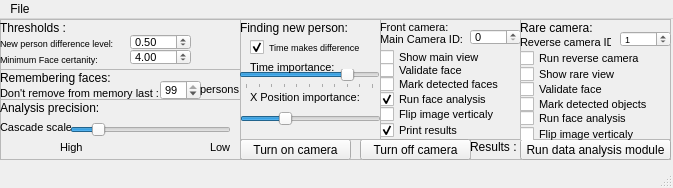
<?xml version="1.0" encoding="UTF-8"?>
<ui version="4.0">
 <class>MainWindow</class>
 <widget class="QMainWindow" name="MainWindow">
  <property name="geometry">
   <rect>
    <x>0</x>
    <y>0</y>
    <width>673</width>
    <height>188</height>
   </rect>
  </property>
  <property name="font">
   <font>
    <pointsize>9</pointsize>
    <kerning>true</kerning>
   </font>
  </property>
  <property name="windowTitle">
   <string>PartyMeter</string>
  </property>
  <widget class="QWidget" name="centralwidget">
   <widget class="QFrame" name="frame_2">
    <property name="geometry">
     <rect>
      <x>0</x>
      <y>0</y>
      <width>241</width>
      <height>51</height>
     </rect>
    </property>
    <property name="frameShape">
     <enum>QFrame::StyledPanel</enum>
    </property>
    <property name="frameShadow">
     <enum>QFrame::Raised</enum>
    </property>
    <widget class="QLabel" name="label_4">
     <property name="geometry">
      <rect>
       <x>0</x>
       <y>0</y>
       <width>171</width>
       <height>17</height>
      </rect>
     </property>
     <property name="text">
      <string>Thresholds :</string>
     </property>
    </widget>
    <widget class="QLabel" name="label_6">
     <property name="geometry">
      <rect>
       <x>0</x>
       <y>25</y>
       <width>121</width>
       <height>31</height>
      </rect>
     </property>
     <property name="font">
      <font>
       <pointsize>7</pointsize>
      </font>
     </property>
     <property name="text">
      <string>Minimum Face certanity:</string>
     </property>
    </widget>
    <widget class="QDoubleSpinBox" name="doubleSpinBox_2">
     <property name="geometry">
      <rect>
       <x>130</x>
       <y>30</y>
       <width>61</width>
       <height>16</height>
      </rect>
     </property>
     <property name="font">
      <font>
       <pointsize>8</pointsize>
      </font>
     </property>
     <property name="value">
      <double>4.000000000000000</double>
     </property>
    </widget>
    <widget class="QLabel" name="label_21">
     <property name="geometry">
      <rect>
       <x>0</x>
       <y>16</y>
       <width>131</width>
       <height>16</height>
      </rect>
     </property>
     <property name="font">
      <font>
       <pointsize>7</pointsize>
      </font>
     </property>
     <property name="text">
      <string>New person difference level:</string>
     </property>
    </widget>
    <widget class="QDoubleSpinBox" name="doubleSpinBox_7">
     <property name="geometry">
      <rect>
       <x>130</x>
       <y>15</y>
       <width>61</width>
       <height>16</height>
      </rect>
     </property>
     <property name="font">
      <font>
       <pointsize>8</pointsize>
      </font>
     </property>
     <property name="value">
      <double>0.500000000000000</double>
     </property>
    </widget>
   </widget>
   <widget class="QFrame" name="frame_3">
    <property name="geometry">
     <rect>
      <x>380</x>
      <y>0</y>
      <width>141</width>
      <height>121</height>
     </rect>
    </property>
    <property name="font">
     <font>
      <pointsize>8</pointsize>
     </font>
    </property>
    <property name="frameShape">
     <enum>QFrame::StyledPanel</enum>
    </property>
    <property name="frameShadow">
     <enum>QFrame::Raised</enum>
    </property>
    <widget class="QLabel" name="label_10">
     <property name="geometry">
      <rect>
       <x>0</x>
       <y>10</y>
       <width>91</width>
       <height>21</height>
      </rect>
     </property>
     <property name="text">
      <string>Main Camera ID:</string>
     </property>
    </widget>
    <widget class="QSpinBox" name="spinBox_3">
     <property name="geometry">
      <rect>
       <x>90</x>
       <y>10</y>
       <width>51</width>
       <height>16</height>
      </rect>
     </property>
    </widget>
    <widget class="QLabel" name="label_11">
     <property name="geometry">
      <rect>
       <x>0</x>
       <y>0</y>
       <width>81</width>
       <height>17</height>
      </rect>
     </property>
     <property name="text">
      <string>Front camera:</string>
     </property>
    </widget>
    <widget class="QCheckBox" name="checkBox">
     <property name="geometry">
      <rect>
       <x>0</x>
       <y>30</y>
       <width>141</width>
       <height>16</height>
      </rect>
     </property>
     <property name="font">
      <font>
       <pointsize>8</pointsize>
      </font>
     </property>
     <property name="text">
      <string>Show main view</string>
     </property>
     <property name="checked">
      <bool>false</bool>
     </property>
    </widget>
    <widget class="QCheckBox" name="checkBox_2">
     <property name="geometry">
      <rect>
       <x>0</x>
       <y>36</y>
       <width>131</width>
       <height>31</height>
      </rect>
     </property>
     <property name="font">
      <font>
       <pointsize>8</pointsize>
      </font>
     </property>
     <property name="text">
      <string>Validate face</string>
     </property>
     <property name="checked">
      <bool>false</bool>
     </property>
    </widget>
    <widget class="QCheckBox" name="checkBox_3">
     <property name="geometry">
      <rect>
       <x>0</x>
       <y>55</y>
       <width>141</width>
       <height>21</height>
      </rect>
     </property>
     <property name="font">
      <font>
       <pointsize>8</pointsize>
      </font>
     </property>
     <property name="text">
      <string>Mark detected faces</string>
     </property>
     <property name="checked">
      <bool>false</bool>
     </property>
    </widget>
    <widget class="QCheckBox" name="checkBox_10">
     <property name="geometry">
      <rect>
       <x>0</x>
       <y>85</y>
       <width>131</width>
       <height>21</height>
      </rect>
     </property>
     <property name="font">
      <font>
       <pointsize>8</pointsize>
      </font>
     </property>
     <property name="text">
      <string>Flip image verticaly</string>
     </property>
    </widget>
    <widget class="QCheckBox" name="checkBox_12">
     <property name="geometry">
      <rect>
       <x>0</x>
       <y>70</y>
       <width>121</width>
       <height>20</height>
      </rect>
     </property>
     <property name="font">
      <font>
       <pointsize>8</pointsize>
      </font>
     </property>
     <property name="text">
      <string>Run face analysis</string>
     </property>
     <property name="checked">
      <bool>true</bool>
     </property>
    </widget>
    <widget class="QCheckBox" name="checkBox_13">
     <property name="geometry">
      <rect>
       <x>0</x>
       <y>100</y>
       <width>97</width>
       <height>22</height>
      </rect>
     </property>
     <property name="text">
      <string>Print results</string>
     </property>
     <property name="checked">
      <bool>true</bool>
     </property>
    </widget>
   </widget>
   <widget class="QFrame" name="frame_4">
    <property name="geometry">
     <rect>
      <x>240</x>
      <y>120</y>
      <width>231</width>
      <height>21</height>
     </rect>
    </property>
    <property name="frameShape">
     <enum>QFrame::StyledPanel</enum>
    </property>
    <property name="frameShadow">
     <enum>QFrame::Raised</enum>
    </property>
    <widget class="QPushButton" name="pushButton">
     <property name="geometry">
      <rect>
       <x>0</x>
       <y>0</y>
       <width>111</width>
       <height>21</height>
      </rect>
     </property>
     <property name="text">
      <string>Turn on camera</string>
     </property>
    </widget>
    <widget class="QPushButton" name="pushButton_4">
     <property name="geometry">
      <rect>
       <x>120</x>
       <y>0</y>
       <width>111</width>
       <height>21</height>
      </rect>
     </property>
     <property name="text">
      <string>Turn off camera</string>
     </property>
    </widget>
   </widget>
   <widget class="QFrame" name="frame_5">
    <property name="geometry">
     <rect>
      <x>0</x>
      <y>50</y>
      <width>241</width>
      <height>31</height>
     </rect>
    </property>
    <property name="frameShape">
     <enum>QFrame::StyledPanel</enum>
    </property>
    <property name="frameShadow">
     <enum>QFrame::Raised</enum>
    </property>
    <widget class="QLabel" name="label_15">
     <property name="geometry">
      <rect>
       <x>0</x>
       <y>0</y>
       <width>141</width>
       <height>17</height>
      </rect>
     </property>
     <property name="text">
      <string>Remembering faces:</string>
     </property>
    </widget>
    <widget class="QLabel" name="label_18">
     <property name="geometry">
      <rect>
       <x>0</x>
       <y>16</y>
       <width>161</width>
       <height>16</height>
      </rect>
     </property>
     <property name="font">
      <font>
       <pointsize>8</pointsize>
      </font>
     </property>
     <property name="text">
      <string>Don't remove from memory last :</string>
     </property>
    </widget>
    <widget class="QSpinBox" name="spinBox_7">
     <property name="geometry">
      <rect>
       <x>160</x>
       <y>11</y>
       <width>41</width>
       <height>20</height>
      </rect>
     </property>
     <property name="font">
      <font>
       <pointsize>8</pointsize>
      </font>
     </property>
     <property name="maximum">
      <number>99</number>
     </property>
     <property name="value">
      <number>99</number>
     </property>
    </widget>
    <widget class="QLabel" name="label_19">
     <property name="geometry">
      <rect>
       <x>200</x>
       <y>10</y>
       <width>41</width>
       <height>21</height>
      </rect>
     </property>
     <property name="font">
      <font>
       <pointsize>8</pointsize>
      </font>
     </property>
     <property name="text">
      <string>persons</string>
     </property>
    </widget>
   </widget>
   <widget class="QFrame" name="frame">
    <property name="geometry">
     <rect>
      <x>470</x>
      <y>120</y>
      <width>201</width>
      <height>21</height>
     </rect>
    </property>
    <property name="frameShape">
     <enum>QFrame::StyledPanel</enum>
    </property>
    <property name="frameShadow">
     <enum>QFrame::Raised</enum>
    </property>
    <widget class="QLabel" name="label">
     <property name="geometry">
      <rect>
       <x>0</x>
       <y>0</y>
       <width>51</width>
       <height>16</height>
      </rect>
     </property>
     <property name="text">
      <string>Results :</string>
     </property>
    </widget>
    <widget class="QPushButton" name="pushButton_3">
     <property name="geometry">
      <rect>
       <x>50</x>
       <y>0</y>
       <width>151</width>
       <height>21</height>
      </rect>
     </property>
     <property name="text">
      <string>Run data analysis module</string>
     </property>
    </widget>
   </widget>
   <widget class="QFrame" name="frame_6">
    <property name="geometry">
     <rect>
      <x>240</x>
      <y>0</y>
      <width>141</width>
      <height>121</height>
     </rect>
    </property>
    <property name="frameShape">
     <enum>QFrame::StyledPanel</enum>
    </property>
    <property name="frameShadow">
     <enum>QFrame::Raised</enum>
    </property>
    <widget class="QCheckBox" name="checkBox_4">
     <property name="geometry">
      <rect>
       <x>10</x>
       <y>20</y>
       <width>131</width>
       <height>16</height>
      </rect>
     </property>
     <property name="font">
      <font>
       <pointsize>7</pointsize>
      </font>
     </property>
     <property name="text">
      <string>Time makes difference</string>
     </property>
     <property name="checked">
      <bool>true</bool>
     </property>
    </widget>
    <widget class="QSlider" name="horizontalSlider">
     <property name="geometry">
      <rect>
       <x>-1</x>
       <y>50</y>
       <width>141</width>
       <height>20</height>
      </rect>
     </property>
     <property name="maximum">
      <number>10</number>
     </property>
     <property name="value">
      <number>8</number>
     </property>
     <property name="orientation">
      <enum>Qt::Horizontal</enum>
     </property>
     <property name="tickPosition">
      <enum>QSlider::TicksBelow</enum>
     </property>
     <property name="tickInterval">
      <number>1</number>
     </property>
    </widget>
    <widget class="QLabel" name="label_5">
     <property name="geometry">
      <rect>
       <x>10</x>
       <y>40</y>
       <width>121</width>
       <height>16</height>
      </rect>
     </property>
     <property name="font">
      <font>
       <pointsize>8</pointsize>
      </font>
     </property>
     <property name="text">
      <string>Time importance:</string>
     </property>
    </widget>
    <widget class="QLabel" name="label_7">
     <property name="geometry">
      <rect>
       <x>0</x>
       <y>0</y>
       <width>121</width>
       <height>17</height>
      </rect>
     </property>
     <property name="text">
      <string>Finding new person:</string>
     </property>
    </widget>
    <widget class="QLabel" name="label_3">
     <property name="geometry">
      <rect>
       <x>10</x>
       <y>70</y>
       <width>121</width>
       <height>17</height>
      </rect>
     </property>
     <property name="font">
      <font>
       <pointsize>8</pointsize>
      </font>
     </property>
     <property name="text">
      <string>X Position importance:</string>
     </property>
    </widget>
    <widget class="QSlider" name="horizontalSlider_2">
     <property name="geometry">
      <rect>
       <x>0</x>
       <y>90</y>
       <width>141</width>
       <height>20</height>
      </rect>
     </property>
     <property name="maximum">
      <number>10</number>
     </property>
     <property name="value">
      <number>3</number>
     </property>
     <property name="orientation">
      <enum>Qt::Horizontal</enum>
     </property>
    </widget>
   </widget>
   <widget class="QFrame" name="frame_7">
    <property name="geometry">
     <rect>
      <x>520</x>
      <y>0</y>
      <width>151</width>
      <height>121</height>
     </rect>
    </property>
    <property name="frameShape">
     <enum>QFrame::StyledPanel</enum>
    </property>
    <property name="frameShadow">
     <enum>QFrame::Raised</enum>
    </property>
    <widget class="QLabel" name="label_2">
     <property name="geometry">
      <rect>
       <x>0</x>
       <y>0</y>
       <width>81</width>
       <height>17</height>
      </rect>
     </property>
     <property name="text">
      <string>Rare camera:</string>
     </property>
    </widget>
    <widget class="QCheckBox" name="checkBox_6">
     <property name="geometry">
      <rect>
       <x>0</x>
       <y>40</y>
       <width>131</width>
       <height>31</height>
      </rect>
     </property>
     <property name="font">
      <font>
       <pointsize>8</pointsize>
      </font>
     </property>
     <property name="text">
      <string>Show rare view</string>
     </property>
     <property name="checked">
      <bool>false</bool>
     </property>
    </widget>
    <widget class="QSpinBox" name="spinBox_2">
     <property name="geometry">
      <rect>
       <x>100</x>
       <y>12</y>
       <width>51</width>
       <height>16</height>
      </rect>
     </property>
     <property name="font">
      <font>
       <pointsize>7</pointsize>
      </font>
     </property>
     <property name="value">
      <number>1</number>
     </property>
    </widget>
    <widget class="QCheckBox" name="checkBox_5">
     <property name="geometry">
      <rect>
       <x>0</x>
       <y>29</y>
       <width>131</width>
       <height>20</height>
      </rect>
     </property>
     <property name="font">
      <font>
       <pointsize>8</pointsize>
      </font>
     </property>
     <property name="text">
      <string>Run reverse camera</string>
     </property>
     <property name="checked">
      <bool>false</bool>
     </property>
    </widget>
    <widget class="QLabel" name="label_8">
     <property name="geometry">
      <rect>
       <x>0</x>
       <y>15</y>
       <width>91</width>
       <height>16</height>
      </rect>
     </property>
     <property name="font">
      <font>
       <pointsize>8</pointsize>
      </font>
     </property>
     <property name="text">
      <string>Reverse camera ID:</string>
     </property>
    </widget>
    <widget class="QCheckBox" name="checkBox_7">
     <property name="geometry">
      <rect>
       <x>0</x>
       <y>60</y>
       <width>111</width>
       <height>20</height>
      </rect>
     </property>
     <property name="font">
      <font>
       <pointsize>8</pointsize>
      </font>
     </property>
     <property name="text">
      <string>Validate face</string>
     </property>
    </widget>
    <widget class="QCheckBox" name="checkBox_8">
     <property name="geometry">
      <rect>
       <x>0</x>
       <y>75</y>
       <width>151</width>
       <height>20</height>
      </rect>
     </property>
     <property name="font">
      <font>
       <pointsize>8</pointsize>
      </font>
     </property>
     <property name="text">
      <string>Mark detected objects</string>
     </property>
    </widget>
    <widget class="QCheckBox" name="checkBox_9">
     <property name="geometry">
      <rect>
       <x>0</x>
       <y>89</y>
       <width>151</width>
       <height>20</height>
      </rect>
     </property>
     <property name="font">
      <font>
       <pointsize>8</pointsize>
      </font>
     </property>
     <property name="text">
      <string>Run face analysis</string>
     </property>
    </widget>
    <widget class="QCheckBox" name="checkBox_11">
     <property name="geometry">
      <rect>
       <x>0</x>
       <y>100</y>
       <width>131</width>
       <height>31</height>
      </rect>
     </property>
     <property name="font">
      <font>
       <pointsize>8</pointsize>
      </font>
     </property>
     <property name="text">
      <string>Flip image verticaly</string>
     </property>
    </widget>
   </widget>
   <widget class="QFrame" name="frame_8">
    <property name="geometry">
     <rect>
      <x>0</x>
      <y>80</y>
      <width>241</width>
      <height>61</height>
     </rect>
    </property>
    <property name="frameShape">
     <enum>QFrame::StyledPanel</enum>
    </property>
    <property name="frameShadow">
     <enum>QFrame::Raised</enum>
    </property>
    <widget class="QLabel" name="label_9">
     <property name="geometry">
      <rect>
       <x>0</x>
       <y>0</y>
       <width>101</width>
       <height>17</height>
      </rect>
     </property>
     <property name="text">
      <string>Analysis precision: </string>
     </property>
    </widget>
    <widget class="QSlider" name="horizontalSlider_3">
     <property name="geometry">
      <rect>
       <x>70</x>
       <y>20</y>
       <width>161</width>
       <height>21</height>
      </rect>
     </property>
     <property name="minimum">
      <number>1</number>
     </property>
     <property name="maximum">
      <number>8</number>
     </property>
     <property name="value">
      <number>2</number>
     </property>
     <property name="orientation">
      <enum>Qt::Horizontal</enum>
     </property>
    </widget>
    <widget class="QLabel" name="label_12">
     <property name="geometry">
      <rect>
       <x>0</x>
       <y>20</y>
       <width>71</width>
       <height>17</height>
      </rect>
     </property>
     <property name="font">
      <font>
       <pointsize>8</pointsize>
      </font>
     </property>
     <property name="text">
      <string>Cascade scale</string>
     </property>
    </widget>
    <widget class="QLabel" name="label_13">
     <property name="geometry">
      <rect>
       <x>60</x>
       <y>40</y>
       <width>31</width>
       <height>17</height>
      </rect>
     </property>
     <property name="font">
      <font>
       <pointsize>8</pointsize>
      </font>
     </property>
     <property name="text">
      <string>High</string>
     </property>
    </widget>
    <widget class="QLabel" name="label_14">
     <property name="geometry">
      <rect>
       <x>210</x>
       <y>40</y>
       <width>21</width>
       <height>16</height>
      </rect>
     </property>
     <property name="font">
      <font>
       <pointsize>8</pointsize>
      </font>
     </property>
     <property name="text">
      <string>Low</string>
     </property>
    </widget>
   </widget>
  </widget>
  <widget class="QMenuBar" name="menubar">
   <property name="geometry">
    <rect>
     <x>0</x>
     <y>0</y>
     <width>673</width>
     <height>23</height>
    </rect>
   </property>
   <widget class="QMenu" name="menuFile">
    <property name="title">
     <string>File</string>
    </property>
    <addaction name="actionExit"/>
   </widget>
   <addaction name="menuFile"/>
  </widget>
  <widget class="QStatusBar" name="statusbar"/>
  <action name="actionExit">
   <property name="text">
    <string>Exit</string>
   </property>
  </action>
 </widget>
 <resources/>
 <connections/>
</ui>
